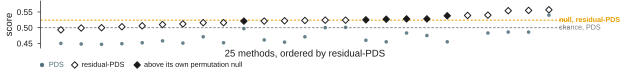

This figure's Python source:
"""Fig. 2h — the same methods on a second axis, and the reference that axis actually has.

Scoring after the gene-shared programme is removed asks the allele-level question directly.
The axis does not have chance at 0.50: an uninformative prediction becomes one constant
shared by every held-out variant and scores 0.524, matching its own permutation null exactly.
Both reference lines are drawn because reading the residual axis against 0.50 is the
misreading the analysis exists to prevent.

Traces to results/canonical/residual_axis_models.csv.
"""
from __future__ import annotations

import os
import sys

import matplotlib.pyplot as plt
import numpy as np
import pandas as pd

sys.path.insert(0, os.path.dirname(os.path.dirname(os.path.abspath(__file__))))
import nm_style as S

HERE = os.path.dirname(os.path.abspath(__file__))

W_MM, H_MM = 170.0, 20.0

PDS_CHANCE = 0.500
RESIDUAL_NULL = 0.524


def main() -> None:
    S.apply_rcparams()
    models = pd.read_csv(S.data_path("residual_axis_models.csv")).sort_values("residual_pds")
    x = np.arange(len(models))

    fig = plt.figure(figsize=(W_MM / 25.4, H_MM / 25.4))
    ax = fig.add_axes([0.055, 0.30, 0.80, 0.60])

    ax.axhline(PDS_CHANCE, color=S.GREY, lw=0.6, ls=(0, (3, 2)), zorder=1)
    ax.axhline(RESIDUAL_NULL, color=S.HOTSPOT, lw=0.7, ls=(0, (2.2, 1.8)), zorder=1)

    ax.scatter(x, models["pds"], s=7, marker="o", color=S.HELDOUT, alpha=0.85,
               edgecolor="none", zorder=3)

    # Filled where the method exceeds its own permutation null, open where it does not.
    beats = models["perm_p_residual"] < 0.05
    ax.scatter(x[~beats.to_numpy()], models["residual_pds"][~beats], s=11, marker="D",
               facecolor="white", edgecolor=S.INK, linewidths=0.7, zorder=4)
    ax.scatter(x[beats.to_numpy()], models["residual_pds"][beats], s=11, marker="D",
               facecolor=S.INK, edgecolor=S.INK, linewidths=0.7, zorder=5)

    ax.set_xlim(-1.0, len(models))
    ax.set_ylim(0.435, 0.585)
    ax.set_xticks([])
    ax.set_yticks([0.45, 0.50, 0.55])
    ax.set_ylabel("score", labelpad=2.0)
    ax.set_xlabel("25 methods, ordered by residual-PDS", labelpad=1.0)
    S.despine(ax, keep=("left",))

    ax.text(len(models) - 0.6, PDS_CHANCE, " chance, PDS", fontsize=5.2, color=S.GREY,
            ha="left", va="center")
    ax.text(len(models) - 0.6, RESIDUAL_NULL, " null, residual-PDS", fontsize=5.2,
            color=S.HOTSPOT, ha="left", va="center", fontweight="bold")

    key = fig.add_axes([0.055, 0.02, 0.45, 0.13])
    key.set_xlim(0, 1)
    key.set_ylim(0, 1)
    key.axis("off")
    key.scatter([0.005], [0.5], s=7, marker="o", color=S.HELDOUT, clip_on=False)
    key.text(0.028, 0.5, "PDS", fontsize=5.3, color=S.HELDOUT, va="center")
    key.scatter([0.115], [0.5], s=11, marker="D", facecolor="white",
                edgecolor=S.INK, linewidths=0.7, clip_on=False)
    key.text(0.138, 0.5, "residual-PDS", fontsize=5.3, color=S.INK, va="center")
    key.scatter([0.325], [0.5], s=11, marker="D", facecolor=S.INK,
                edgecolor=S.INK, linewidths=0.7, clip_on=False)
    key.text(0.348, 0.5, "above its own permutation null", fontsize=5.3,
             color=S.INK, va="center")

    S.save(fig, os.path.join(HERE, "fig2h_residual_axis"))


if __name__ == "__main__":
    main()
